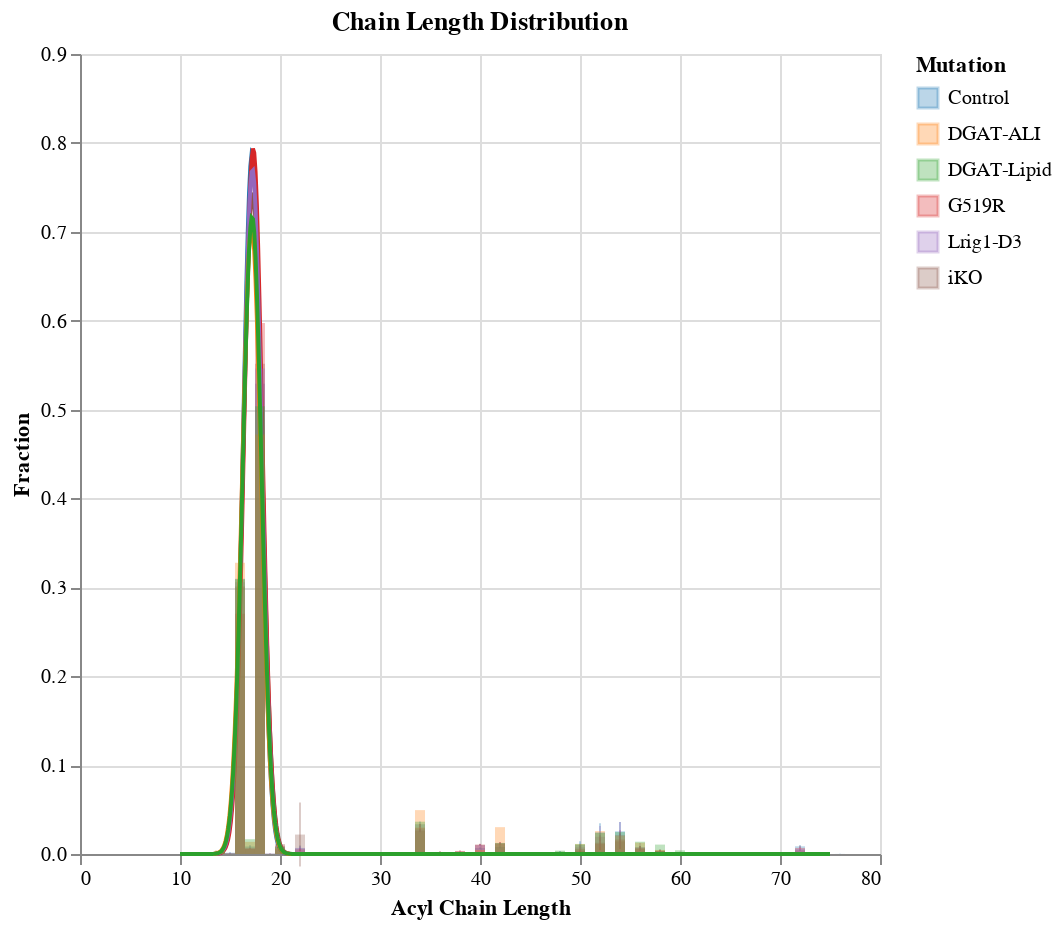

Write notebook code for a chart like this one.
### Code cell
o_bimodal = alt.layer(*chart_list_o[:]).properties(title={'text':'Chain Length Distribution'},
                                                   width=400, height=400)
o_bimodal.save('graphs/dgat/chain_length/Histogram_Overlap.png', ppi=300)
o_bimodal

### Figure 1 — Vega-Lite specification as saved in the notebook (floating-point values rounded to 4 significant figures; data arrays with more than 128 entries replaced by an {"elided": "..."} marker saying what was removed)
{"config": {"view": {"continuousWidth": 300, "continuousHeight": 300}}, "layer": [{"layer": [{"mark": {"type": "bar", "opacity": 0.3}, "encoding": {"color": {"field": "Mutation", "scale": {"range": ["#1f77b4", "#ff7f0e", "#2ca02c", "#d62728", "#9467bd", "#8c564b", "#e377c2", "#7f7f7f", "#bcbd22", "#17becf"]}, "type": "nominal"}, "x": {"field": "Acyl Chain Length", "type": "quantitative"}, "y": {"aggregate": "mean", "field": "Fraction", "scale": {"domain": [0, 0.9]}, "type": "quantitative"}}}, {"mark": {"type": "errorbar", "extent": "stdev", "opacity": 0.3}, "encoding": {"color": {"field": "Mutation", "scale": {"range": ["#1f77b4", "#ff7f0e", "#2ca02c", "#d62728", "#9467bd", "#8c564b", "#e377c2", "#7f7f7f", "#bcbd22", "#17becf"]}, "type": "nominal"}, "x": {"field": "Acyl Chain Length", "type": "quantitative"}, "y": {"field": "Fraction", "type": "quantitative"}}}, {"data": {"name": "data-a3c40cfc840e713472e0e81abede430e"}, "mark": {"type": "line", "color": "#1f77b4"}, "encoding": {"color": {"field": "Mutation", "scale": {"range": ["#1f77b4", "#ff7f0e", "#2ca02c", "#d62728", "#9467bd", "#8c564b", "#e377c2", "#7f7f7f", "#bcbd22", "#17becf"]}, "type": "nominal"}, "x": {"field": "Acyl Chain Length", "type": "quantitative"}, "y": {"field": "Fraction", "type": "quantitative"}}}], "data": {"name": "data-ae6568f9eb2b59984dd029afb8dd1912"}}, {"layer": [{"mark": {"type": "bar", "opacity": 0.3}, "encoding": {"color": {"field": "Mutation", "scale": {"range": ["#1f77b4", "#ff7f0e", "#2ca02c", "#d62728", "#9467bd", "#8c564b", "#e377c2", "#7f7f7f", "#bcbd22", "#17becf"]}, "type": "nominal"}, "x": {"field": "Acyl Chain Length", "type": "quantitative"}, "y": {"aggregate": "mean", "field": "Fraction", "scale": {"domain": [0, 0.9]}, "type": "quantitative"}}}, {"mark": {"type": "errorbar", "extent": "stdev", "opacity": 0.3}, "encoding": {"color": {"field": "Mutation", "scale": {"range": ["#1f77b4", "#ff7f0e", "#2ca02c", "#d62728", "#9467bd", "#8c564b", "#e377c2", "#7f7f7f", "#bcbd22", "#17becf"]}, "type": "nominal"}, "x": {"field": "Acyl Chain Length", "type": "quantitative"}, "y": {"field": "Fraction", "type": "quantitative"}}}, {"data": {"name": "data-03c1fa5b3d5a9cda036636b31fc32bb1"}, "mark": {"type": "line", "color": "#ff7f0e"}, "encoding": {"color": {"field": "Mutation", "scale": {"range": ["#1f77b4", "#ff7f0e", "#2ca02c", "#d62728", "#9467bd", "#8c564b", "#e377c2", "#7f7f7f", "#bcbd22", "#17becf"]}, "type": "nominal"}, "x": {"field": "Acyl Chain Length", "type": "quantitative"}, "y": {"field": "Fraction", "type": "quantitative"}}}], "data": {"name": "data-08bf4995da24a0ed7c64b8c0f376be4d"}}, {"layer": [{"mark": {"type": "bar", "opacity": 0.3}, "encoding": {"color": {"field": "Mutation", "scale": {"range": ["#1f77b4", "#ff7f0e", "#2ca02c", "#d62728", "#9467bd", "#8c564b", "#e377c2", "#7f7f7f", "#bcbd22", "#17becf"]}, "type": "nominal"}, "x": {"field": "Acyl Chain Length", "type": "quantitative"}, "y": {"aggregate": "mean", "field": "Fraction", "scale": {"domain": [0, 0.9]}, "type": "quantitative"}}}, {"mark": {"type": "errorbar", "extent": "stdev", "opacity": 0.3}, "encoding": {"color": {"field": "Mutation", "scale": {"range": ["#1f77b4", "#ff7f0e", "#2ca02c", "#d62728", "#9467bd", "#8c564b", "#e377c2", "#7f7f7f", "#bcbd22", "#17becf"]}, "type": "nominal"}, "x": {"field": "Acyl Chain Length", "type": "quantitative"}, "y": {"field": "Fraction", "type": "quantitative"}}}, {"data": {"name": "data-eba613af5fed7aed22ed2bf82ca7b0f9"}, "mark": {"type": "line", "color": "#2ca02c"}, "encoding": {"color": {"field": "Mutation", "scale": {"range": ["#1f77b4", "#ff7f0e", "#2ca02c", "#d62728", "#9467bd", "#8c564b", "#e377c2", "#7f7f7f", "#bcbd22", "#17becf"]}, "type": "nominal"}, "x": {"field": "Acyl Chain Length", "type": "quantitative"}, "y": {"field": "Fraction", "type": "quantitative"}}}], "data": {"name": "data-7e6cecd3f24fe41e81915c618d19512d"}}, {"layer": [{"mark": {"type": "bar", "opacity": 0.3}, "encoding": {"color": {"field": "Mutation", "scale": {"range": ["#1f77b4", "#ff7f0e", "#2ca02c", "#d62728", "#9467bd", "#8c564b", "#e377c2", "#7f7f7f", "#bcbd22", "#17becf"]}, "type": "nominal"}, "x": {"field": "Acyl Chain Length", "type": "quantitative"}, "y": {"aggregate": "mean", "field": "Fraction", "scale": {"domain": [0, 0.9]}, "type": "quantitative"}}}, {"mark": {"type": "errorbar", "extent": "stdev", "opacity": 0.3}, "encoding": {"color": {"field": "Mutation", "scale": {"range": ["#1f77b4", "#ff7f0e", "#2ca02c", "#d62728", "#9467bd", "#8c564b", "#e377c2", "#7f7f7f", "#bcbd22", "#17becf"]}, "type": "nominal"}, "x": {"field": "Acyl Chain Length", "type": "quantitative"}, "y": {"field": "Fraction", "type": "quantitative"}}}, {"data": {"name": "data-4570a1000b57cc3936b186b134497be2"}, "mark": {"type": "line", "color": "#d62728"}, "encoding": {"color": {"field": "Mutation", "scale": {"range": ["#1f77b4", "#ff7f0e", "#2ca02c", "#d62728", "#9467bd", "#8c564b", "#e377c2", "#7f7f7f", "#bcbd22", "#17becf"]}, "type": "nominal"}, "x": {"field": "Acyl Chain Length", "type": "quantitative"}, "y": {"field": "Fraction", "type": "quantitative"}}}], "data": {"name": "data-f1fa92f12ee7e81be9382e91ffde5cd5"}}, {"layer": [{"mark": {"type": "bar", "opacity": 0.3}, "encoding": {"color": {"field": "Mutation", "scale": {"range": ["#1f77b4", "#ff7f0e", "#2ca02c", "#d62728", "#9467bd", "#8c564b", "#e377c2", "#7f7f7f", "#bcbd22", "#17becf"]}, "type": "nominal"}, "x": {"field": "Acyl Chain Length", "type": "quantitative"}, "y": {"aggregate": "mean", "field": "Fraction", "scale": {"domain": [0, 0.9]}, "type": "quantitative"}}}, {"mark": {"type": "errorbar", "extent": "stdev", "opacity": 0.3}, "encoding": {"color": {"field": "Mutation", "scale": {"range": ["#1f77b4", "#ff7f0e", "#2ca02c", "#d62728", "#9467bd", "#8c564b", "#e377c2", "#7f7f7f", "#bcbd22", "#17becf"]}, "type": "nominal"}, "x": {"field": "Acyl Chain Length", "type": "quantitative"}, "y": {"field": "Fraction", "type": "quantitative"}}}, {"data": {"name": "data-652c71fa0ef7206cf36e4012b100a28d"}, "mark": {"type": "line", "color": "#9467bd"}, "encoding": {"color": {"field": "Mutation", "scale": {"range": ["#1f77b4", "#ff7f0e", "#2ca02c", "#d62728", "#9467bd", "#8c564b", "#e377c2", "#7f7f7f", "#bcbd22", "#17becf"]}, "type": "nominal"}, "x": {"field": "Acyl Chain Length", "type": "quantitative"}, "y": {"field": "Fraction", "type": "quantitative"}}}], "data": {"name": "data-02c94a1d98e98e033ef73ae8d6f35475"}}, {"layer": [{"mark": {"type": "bar", "opacity": 0.3}, "encoding": {"color": {"field": "Mutation", "scale": {"range": ["#1f77b4", "#ff7f0e", "#2ca02c", "#d62728", "#9467bd", "#8c564b", "#e377c2", "#7f7f7f", "#bcbd22", "#17becf"]}, "type": "nominal"}, "x": {"field": "Acyl Chain Length", "type": "quantitative"}, "y": {"aggregate": "mean", "field": "Fraction", "scale": {"domain": [0, 0.9]}, "type": "quantitative"}}}, {"mark": {"type": "errorbar", "extent": "stdev", "opacity": 0.3}, "encoding": {"color": {"field": "Mutation", "scale": {"range": ["#1f77b4", "#ff7f0e", "#2ca02c", "#d62728", "#9467bd", "#8c564b", "#e377c2", "#7f7f7f", "#bcbd22", "#17becf"]}, "type": "nominal"}, "x": {"field": "Acyl Chain Length", "type": "quantitative"}, "y": {"field": "Fraction", "type": "quantitative"}}}, {"data": {"name": "data-a4aaf2ca39cdb1e1b051e4c17a124ec8"}, "mark": {"type": "line", "color": "#8c564b"}, "encoding": {"color": {"field": "Mutation", "scale": {"range": ["#1f77b4", "#ff7f0e", "#2ca02c", "#d62728", "#9467bd", "#8c564b", "#e377c2", "#7f7f7f", "#bcbd22", "#17becf"]}, "type": "nominal"}, "x": {"field": "Acyl Chain Length", "type": "quantitative"}, "y": {"field": "Fraction", "type": "quantitative"}}}], "data": {"name": "data-757360a4093509a2f328354c4c2ff0a2"}}], "height": 400, "title": {"text": "Chain Length Distribution"}, "width": 400, "$schema": "https://vega.github.io/schema/vega-lite/v5.17.0.json", "datasets": {"data-ae6568f9eb2b59984dd029afb8dd1912": {"elided": "210 records"}, "data-a3c40cfc840e713472e0e81abede430e": {"elided": "500 records"}, "data-08bf4995da24a0ed7c64b8c0f376be4d": {"elided": "252 records"}, "data-03c1fa5b3d5a9cda036636b31fc32bb1": {"elided": "500 records"}, "data-7e6cecd3f24fe41e81915c618d19512d": {"elided": "210 records"}, "data-eba613af5fed7aed22ed2bf82ca7b0f9": {"elided": "500 records"}, "data-f1fa92f12ee7e81be9382e91ffde5cd5": {"elided": "168 records"}, "data-4570a1000b57cc3936b186b134497be2": {"elided": "500 records"}, "data-02c94a1d98e98e033ef73ae8d6f35475": [{"Mutation": "DGAT-ALI", "Acyl Chain Length": 12, "Fraction": 0.0}, {"Mutation": "DGAT-ALI", "Acyl Chain Length": 13, "Fraction": 0.0}, {"Mutation": "DGAT-ALI", "Acyl Chain Length": 14, "Fraction": 0.004174}, {"Mutation": "DGAT-ALI", "Acyl Chain Length": 15, "Fraction": 0.0}, {"Mutation": "DGAT-ALI", "Acyl Chain Length": 16, "Fraction": 0.3277}, {"Mutation": "DGAT-ALI", "Acyl Chain Length": 17, "Fraction": 0.0137}, {"Mutation": "DGAT-ALI", "Acyl Chain Length": 18, "Fraction": 0.472}, {"Mutation": "DGAT-ALI", "Acyl Chain Length": 19, "Fraction": 0.0}, {"Mutation": "DGAT-ALI", "Acyl Chain Length": 20, "Fraction": 0.006505}, {"Mutation": "DGAT-ALI", "Acyl Chain Length": 22, "Fraction": 0.001066}, {"Mutation": "DGAT-ALI", "Acyl Chain Length": 24, "Fraction": 0.0001274}, {"Mutation": "DGAT-ALI", "Acyl Chain Length": 32, "Fraction": 0.001086}, {"Mutation": "DGAT-ALI", "Acyl Chain Length": 34, "Fraction": 0.04937}, {"Mutation": "DGAT-ALI", "Acyl Chain Length": 36, "Fraction": 0.001176}, {"Mutation": "DGAT-ALI", "Acyl Chain Length": 38, "Fraction": 0.000296}, {"Mutation": "DGAT-ALI", "Acyl Chain Length": 40, "Fraction": 0.004442}, {"Mutation": "DGAT-ALI", "Acyl Chain Length": 42, "Fraction": 0.0302}, {"Mutation": "DGAT-ALI", "Acyl Chain Length": 44, "Fraction": 0.00201}, {"Mutation": "DGAT-ALI", "Acyl Chain Length": 45, "Fraction": 0.0}, {"Mutation": "DGAT-ALI", "Acyl Chain Length": 46, "Fraction": 0.0004068}, {"Mutation": "DGAT-ALI", "Acyl Chain Length": 47, "Fraction": 0.0}, {"Mutation": "DGAT-ALI", "Acyl Chain Length": 48, "Fraction": 0.002494}, {"Mutation": "DGAT-ALI", "Acyl Chain Length": 49, "Fraction": 0.0004346}, {"Mutation": "DGAT-ALI", "Acyl Chain Length": 50, "Fraction": 0.01114}, {"Mutation": "DGAT-ALI", "Acyl Chain Length": 51, "Fraction": 0.000923}, {"Mutation": "DGAT-ALI", "Acyl Chain Length": 52, "Fraction": 0.0258}, {"Mutation": "DGAT-ALI", "Acyl Chain Length": 53, "Fraction": 0.001439}, {"Mutation": "DGAT-ALI", "Acyl Chain Length": 54, "Fraction": 0.02078}, {"Mutation": "DGAT-ALI", "Acyl Chain Length": 55, "Fraction": 0.0007423}, {"Mutation": "DGAT-ALI", "Acyl Chain Length": 56, "Fraction": 0.01269}, {"Mutation": "DGAT-ALI", "Acyl Chain Length": 57, "Fraction": 0.0001232}, {"Mutation": "DGAT-ALI", "Acyl Chain Length": 58, "Fraction": 0.004587}, {"Mutation": "DGAT-ALI", "Acyl Chain Length": 59, "Fraction": 0.0}, {"Mutation": "DGAT-ALI", "Acyl Chain Length": 60, "Fraction": 0.0008984}, {"Mutation": "DGAT-ALI", "Acyl Chain Length": 62, "Fraction": 0.0}, {"Mutation": "DGAT-ALI", "Acyl Chain Length": 64, "Fraction": 0.0001595}, {"Mutation": "DGAT-ALI", "Acyl Chain Length": 66, "Fraction": 0.0007258}, {"Mutation": "DGAT-ALI", "Acyl Chain Length": 68, "Fraction": 0.0001369}, {"Mutation": "DGAT-ALI", "Acyl Chain Length": 70, "Fraction": 0.001453}, {"Mutation": "DGAT-ALI", "Acyl Chain Length": 72, "Fraction": 0.001071}, {"Mutation": "DGAT-ALI", "Acyl Chain Length": 74, "Fraction": 0.0001554}, {"Mutation": "DGAT-ALI", "Acyl Chain Length": 76, "Fraction": 0.0}], "data-652c71fa0ef7206cf36e4012b100a28d": {"elided": "500 records"}, "data-757360a4093509a2f328354c4c2ff0a2": [{"Mutation": "DGAT-Lipid", "Acyl Chain Length": 12, "Fraction": 6.724e-05}, {"Mutation": "DGAT-Lipid", "Acyl Chain Length": 13, "Fraction": 0.0}, {"Mutation": "DGAT-Lipid", "Acyl Chain Length": 14, "Fraction": 0.003045}, {"Mutation": "DGAT-Lipid", "Acyl Chain Length": 15, "Fraction": 0.0004942}, {"Mutation": "DGAT-Lipid", "Acyl Chain Length": 16, "Fraction": 0.3092}, {"Mutation": "DGAT-Lipid", "Acyl Chain Length": 17, "Fraction": 0.01667}, {"Mutation": "DGAT-Lipid", "Acyl Chain Length": 18, "Fraction": 0.5037}, {"Mutation": "DGAT-Lipid", "Acyl Chain Length": 19, "Fraction": 0.0}, {"Mutation": "DGAT-Lipid", "Acyl Chain Length": 20, "Fraction": 0.00826}, {"Mutation": "DGAT-Lipid", "Acyl Chain Length": 22, "Fraction": 0.001403}, {"Mutation": "DGAT-Lipid", "Acyl Chain Length": 24, "Fraction": 9.058e-05}, {"Mutation": "DGAT-Lipid", "Acyl Chain Length": 32, "Fraction": 0.0008887}, {"Mutation": "DGAT-Lipid", "Acyl Chain Length": 34, "Fraction": 0.03634}, {"Mutation": "DGAT-Lipid", "Acyl Chain Length": 36, "Fraction": 0.0001866}, {"Mutation": "DGAT-Lipid", "Acyl Chain Length": 38, "Fraction": 0.0}, {"Mutation": "DGAT-Lipid", "Acyl Chain Length": 40, "Fraction": 0.001354}, {"Mutation": "DGAT-Lipid", "Acyl Chain Length": 42, "Fraction": 0.01242}, {"Mutation": "DGAT-Lipid", "Acyl Chain Length": 44, "Fraction": 0.001116}, {"Mutation": "DGAT-Lipid", "Acyl Chain Length": 45, "Fraction": 0.0}, {"Mutation": "DGAT-Lipid", "Acyl Chain Length": 46, "Fraction": 0.001049}, {"Mutation": "DGAT-Lipid", "Acyl Chain Length": 47, "Fraction": 8.705e-05}, {"Mutation": "DGAT-Lipid", "Acyl Chain Length": 48, "Fraction": 0.003793}, {"Mutation": "DGAT-Lipid", "Acyl Chain Length": 49, "Fraction": 0.0007101}, {"Mutation": "DGAT-Lipid", "Acyl Chain Length": 50, "Fraction": 0.01135}, {"Mutation": "DGAT-Lipid", "Acyl Chain Length": 51, "Fraction": 0.001613}, {"Mutation": "DGAT-Lipid", "Acyl Chain Length": 52, "Fraction": 0.02383}, {"Mutation": "DGAT-Lipid", "Acyl Chain Length": 53, "Fraction": 0.001956}, {"Mutation": "DGAT-Lipid", "Acyl Chain Length": 54, "Fraction": 0.02465}, {"Mutation": "DGAT-Lipid", "Acyl Chain Length": 55, "Fraction": 0.001227}, {"Mutation": "DGAT-Lipid", "Acyl Chain Length": 56, "Fraction": 0.01383}, {"Mutation": "DGAT-Lipid", "Acyl Chain Length": 57, "Fraction": 0.0009482}, {"Mutation": "DGAT-Lipid", "Acyl Chain Length": 58, "Fraction": 0.01059}, {"Mutation": "DGAT-Lipid", "Acyl Chain Length": 59, "Fraction": 0.0006309}, {"Mutation": "DGAT-Lipid", "Acyl Chain Length": 60, "Fraction": 0.00419}, {"Mutation": "DGAT-Lipid", "Acyl Chain Length": 62, "Fraction": 0.0004633}, {"Mutation": "DGAT-Lipid", "Acyl Chain Length": 64, "Fraction": 0.0002406}, {"Mutation": "DGAT-Lipid", "Acyl Chain Length": 66, "Fraction": 0.0009181}, {"Mutation": "DGAT-Lipid", "Acyl Chain Length": 68, "Fraction": 0.0}, {"Mutation": "DGAT-Lipid", "Acyl Chain Length": 70, "Fraction": 0.001495}, {"Mutation": "DGAT-Lipid", "Acyl Chain Length": 72, "Fraction": 0.001225}, {"Mutation": "DGAT-Lipid", "Acyl Chain Length": 74, "Fraction": 0.0}, {"Mutation": "DGAT-Lipid", "Acyl Chain Length": 76, "Fraction": 0.0}], "data-a4aaf2ca39cdb1e1b051e4c17a124ec8": {"elided": "500 records"}}}
